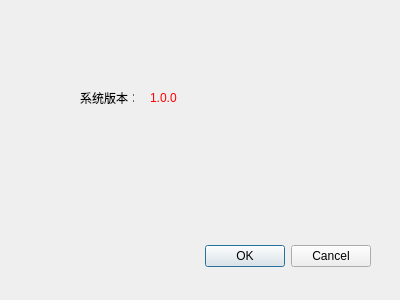
<?xml version="1.0" encoding="UTF-8"?>
<ui version="4.0">
 <class>Dialog</class>
 <widget class="QDialog" name="Dialog">
  <property name="geometry">
   <rect>
    <x>0</x>
    <y>0</y>
    <width>400</width>
    <height>300</height>
   </rect>
  </property>
  <property name="windowTitle">
   <string>Dialog</string>
  </property>
  <widget class="QDialogButtonBox" name="buttonBox">
   <property name="geometry">
    <rect>
     <x>30</x>
     <y>240</y>
     <width>341</width>
     <height>32</height>
    </rect>
   </property>
   <property name="orientation">
    <enum>Qt::Horizontal</enum>
   </property>
   <property name="standardButtons">
    <set>QDialogButtonBox::Cancel|QDialogButtonBox::Ok</set>
   </property>
  </widget>
  <widget class="QLabel" name="label">
   <property name="geometry">
    <rect>
     <x>80</x>
     <y>90</y>
     <width>54</width>
     <height>16</height>
    </rect>
   </property>
   <property name="text">
    <string>系统版本：</string>
   </property>
  </widget>
  <widget class="QLabel" name="txt_sys_version">
   <property name="geometry">
    <rect>
     <x>150</x>
     <y>90</y>
     <width>54</width>
     <height>16</height>
    </rect>
   </property>
   <property name="styleSheet">
    <string notr="true">color: rgb(255, 0, 0);</string>
   </property>
   <property name="text">
    <string>1.0.0</string>
   </property>
  </widget>
 </widget>
 <resources/>
 <connections>
  <connection>
   <sender>buttonBox</sender>
   <signal>rejected()</signal>
   <receiver>Dialog</receiver>
   <slot>reject()</slot>
   <hints>
    <hint type="sourcelabel">
     <x>316</x>
     <y>260</y>
    </hint>
    <hint type="destinationlabel">
     <x>286</x>
     <y>274</y>
    </hint>
   </hints>
  </connection>
  <connection>
   <sender>buttonBox</sender>
   <signal>accepted()</signal>
   <receiver>Dialog</receiver>
   <slot>accept()</slot>
   <hints>
    <hint type="sourcelabel">
     <x>248</x>
     <y>254</y>
    </hint>
    <hint type="destinationlabel">
     <x>157</x>
     <y>274</y>
    </hint>
   </hints>
  </connection>
 </connections>
</ui>
